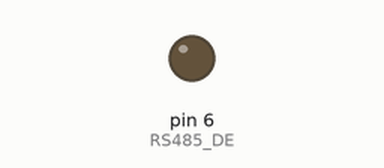
Simulated run of this sketch. Board: Arduino Uno, built with avr-gcc and run on an emulated ATmega328P. Shown: output pins drawn as LEDs (lit = HIGH). What the sketch prints to the serial monitor is not drawn.

Above: at 26.1 s.
Timing chart, 0 to 35.5 s (numbered marks = the images above):
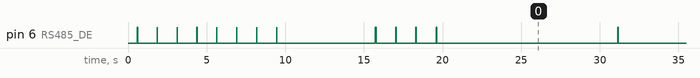

Measured:
- by itself, pin 6 (RS485_DE): goes 7 × (LOW 1.3 s, HIGH 0.01 s), LOW 6.3 s, 3 × (HIGH 0.03 s, LOW 1.2 s), 9 × (HIGH 0.03 s, LOW 11.5 s), HIGH 0.01 s, then LOW

The sketch:

DiagnosticoRS485.ino
```cpp
/*
 * AgroSense — Diagnóstico RS485 / Modbus
 * =======================================
 * Sube este sketch SOLO para diagnosticar.
 * Abre el Monitor Serial a 9600 baud.
 *
 * Qué hace:
 *   1. Prueba los 4 baud rates más comunes del sensor (2400/4800/9600/19200)
 *   2. Prueba las 4 direcciones Modbus más comunes (0x01/0x02/0xFE/0xFF)
 *   3. Imprime los bytes RAW de cada respuesta para que puedas ver qué llega
 *   4. Aumenta el timeout a 1000 ms para descartar problemas de timing
 *
 * Conexiones (igual que el nodo):
 *   D8 → RO   D7 → DI   D6 → DE+RE
 */

#include <SoftwareSerial.h>

#define RS485_RX  8
#define RS485_TX  7
#define RS485_DE  6

SoftwareSerial rs485(RS485_RX, RS485_TX);

const uint32_t BAUD_RATES[] = {9600, 4800, 19200, 2400};
const uint8_t  ADDRESSES[]  = {0x01, 0x02, 0xFE, 0xFF};

// ── CRC16 Modbus ──────────────────────────────────────────────────────────────
uint16_t crc16(const uint8_t* buf, uint8_t len) {
  uint16_t crc = 0xFFFF;
  for (uint8_t i = 0; i < len; i++) {
    crc ^= buf[i];
    for (uint8_t j = 0; j < 8; j++)
      crc = (crc & 1) ? (crc >> 1) ^ 0xA001 : crc >> 1;
  }
  return crc;
}

// ── Construir trama Modbus con CRC ────────────────────────────────────────────
void buildQuery(uint8_t addr, uint8_t* out) {
  out[0] = addr;
  out[1] = 0x03;
  out[2] = 0x00;
  out[3] = 0x00;
  out[4] = 0x00;
  out[5] = 0x07;
  uint16_t c = crc16(out, 6);
  out[6] = c & 0xFF;
  out[7] = (c >> 8) & 0xFF;
}

// ── Intentar lectura y mostrar resultado raw ───────────────────────────────────
bool tryRead(uint8_t addr, uint32_t baud) {
  rs485.end();
  rs485.begin(baud);
  delay(50);

  // Flush cualquier basura en el buffer
  while (rs485.available()) rs485.read();

  uint8_t query[8];
  buildQuery(addr, query);

  // Transmitir
  digitalWrite(RS485_DE, HIGH);
  delayMicroseconds(500);  // tiempo extra para estabilizar el bus
  for (uint8_t i = 0; i < 8; i++) rs485.write(query[i]);
  rs485.flush();
  delayMicroseconds(500);
  digitalWrite(RS485_DE, LOW);

  // Leer con timeout de 1000 ms
  uint8_t resp[32];
  uint8_t idx = 0;
  unsigned long t0 = millis();
  while (millis() - t0 < 1000 && idx < 32) {
    if (rs485.available()) {
      resp[idx++] = rs485.read();
      t0 = millis();  // reset timeout tras cada byte recibido
    }
  }

  Serial.print(F("  Bytes recibidos: "));
  Serial.println(idx);

  if (idx == 0) {
    Serial.println(F("  -> Sin respuesta"));
    return false;
  }

  // Mostrar bytes en HEX
  Serial.print(F("  RAW: "));
  for (uint8_t i = 0; i < idx; i++) {
    if (resp[i] < 0x10) Serial.print('0');
    Serial.print(resp[i], HEX);
    Serial.print(' ');
  }
  Serial.println();

  // Analizar si parece Modbus válido
  if (idx >= 5 && resp[1] == 0x03) {
    uint8_t byteCount = resp[2];
    Serial.print(F("  -> Parece Modbus RTU. Byte count: "));
    Serial.println(byteCount);

    if (idx >= (uint8_t)(3 + byteCount + 2)) {
      uint16_t crcCalc = crc16(resp, 3 + byteCount);
      uint16_t crcRcvd = (uint16_t)resp[3 + byteCount + 1] << 8 |
                                   resp[3 + byteCount];
      if (crcCalc == crcRcvd) {
        Serial.println(F("  -> CRC OK ✓  — SENSOR ENCONTRADO"));

        // Parsear si son 7 registros (14 bytes de datos)
        if (byteCount == 14) {
          Serial.println(F("  -> Registros:"));
          for (uint8_t r = 0; r < 7; r++) {
            uint16_t raw = (uint16_t)resp[3 + r*2] << 8 | resp[4 + r*2];
            Serial.print(F("     Reg"));
            Serial.print(r);
            Serial.print(F(": raw="));
            Serial.print(raw);
            Serial.print(F("  /10="));
            Serial.println(raw / 10.0f, 1);
          }
        }
        return true;
      } else {
        Serial.print(F("  -> CRC FALLO. Calc=0x"));
        Serial.print(crcCalc, HEX);
        Serial.print(F("  Rcvd=0x"));
        Serial.println(crcRcvd, HEX);
      }
    } else {
      Serial.print(F("  -> Trama incompleta, esperados="));
      Serial.print(3 + byteCount + 2);
      Serial.print(F(" recibidos="));
      Serial.println(idx);
    }
  } else if (idx > 0) {
    Serial.println(F("  -> Respuesta no reconocida como Modbus (func!=0x03)"));
  }

  return false;
}

// ══════════════════════════════════════════════════════════════════════════════
void setup() {
  Serial.begin(9600);
  while (!Serial) delay(10);
  delay(500);

  pinMode(RS485_DE, OUTPUT);
  digitalWrite(RS485_DE, LOW);

  Serial.println(F("=== AgroSense: Diagnostico RS485 Modbus ==="));
  Serial.println(F("Probando baud rates y direcciones..."));
  Serial.println();

  bool found = false;

  for (uint8_t b = 0; b < 4 && !found; b++) {
    for (uint8_t a = 0; a < 4 && !found; a++) {
      Serial.print(F("[ Baud="));
      Serial.print(BAUD_RATES[b]);
      Serial.print(F("  Addr=0x"));
      if (ADDRESSES[a] < 0x10) Serial.print('0');
      Serial.print(ADDRESSES[a], HEX);
      Serial.println(F(" ]"));

      if (tryRead(ADDRESSES[a], BAUD_RATES[b])) {
        Serial.println();
        Serial.println(F("===================================="));
        Serial.print(F("SENSOR OK — Baud: "));
        Serial.print(BAUD_RATES[b]);
        Serial.print(F("  Addr: 0x"));
        Serial.println(ADDRESSES[a], HEX);
        Serial.println(F("Usa estos valores en NodoSuelo_LoRa.ino"));
        Serial.println(F("===================================="));
        found = true;
      }
      delay(200);
    }
  }

  if (!found) {
    Serial.println();
    Serial.println(F("=== SENSOR NO ENCONTRADO ==="));
    Serial.println(F("Verifica:"));
    Serial.println(F("  1. VCC sensor >= 5V (recomendado 12V)"));
    Serial.println(F("  2. A del modulo RS485 -> 485A del sensor (amarillo)"));
    Serial.println(F("  3. B del modulo RS485 -> 485B del sensor (verde)"));
    Serial.println(F("  4. DE y RE del modulo puenteados juntos en D6"));
    Serial.println(F("  5. GND comun entre Arduino, modulo RS485 y fuente sensor"));
  }

  Serial.println(F("\nReiniciando diagnostico en 10 s..."));
}

void loop() {
  delay(10000);

  Serial.println(F("\n--- Reintento ---"));
  // Solo probar 9600/0x01 en el loop para monitoreo continuo
  rs485.end(); rs485.begin(9600); delay(50);
  while (rs485.available()) rs485.read();

  uint8_t query[8]; buildQuery(0x01, query);
  digitalWrite(RS485_DE, HIGH);
  delayMicroseconds(500);
  for (uint8_t i = 0; i < 8; i++) rs485.write(query[i]);
  rs485.flush();
  delayMicroseconds(500);
  digitalWrite(RS485_DE, LOW);

  uint8_t resp[32]; uint8_t idx = 0;
  unsigned long t0 = millis();
  while (millis() - t0 < 1000 && idx < 32) {
    if (rs485.available()) { resp[idx++] = rs485.read(); t0 = millis(); }
  }

  Serial.print(F("Bytes: ")); Serial.print(idx); Serial.print(F("  RAW: "));
  for (uint8_t i = 0; i < idx; i++) {
    if (resp[i] < 0x10) Serial.print('0');
    Serial.print(resp[i], HEX); Serial.print(' ');
  }
  Serial.println();
}
```
